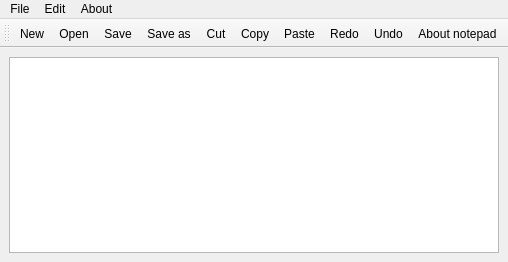
<?xml version="1.0" encoding="UTF-8"?>
<ui version="4.0">
 <class>MainWindow</class>
 <widget class="QMainWindow" name="MainWindow">
  <property name="geometry">
   <rect>
    <x>0</x>
    <y>0</y>
    <width>508</width>
    <height>262</height>
   </rect>
  </property>
  <property name="sizePolicy">
   <sizepolicy hsizetype="Preferred" vsizetype="Preferred">
    <horstretch>0</horstretch>
    <verstretch>0</verstretch>
   </sizepolicy>
  </property>
  <property name="windowTitle">
   <string>MainWindow</string>
  </property>
  <widget class="QWidget" name="centralwidget">
   <property name="sizePolicy">
    <sizepolicy hsizetype="Maximum" vsizetype="Preferred">
     <horstretch>0</horstretch>
     <verstretch>1</verstretch>
    </sizepolicy>
   </property>
   <layout class="QHBoxLayout" name="horizontalLayout">
    <item>
     <widget class="QTextEdit" name="textEdit"/>
    </item>
   </layout>
  </widget>
  <widget class="QMenuBar" name="menuBar">
   <property name="geometry">
    <rect>
     <x>0</x>
     <y>0</y>
     <width>508</width>
     <height>22</height>
    </rect>
   </property>
   <widget class="QMenu" name="menuFile">
    <property name="title">
     <string>File</string>
    </property>
    <addaction name="actionNew"/>
    <addaction name="actionOpen"/>
    <addaction name="separator"/>
    <addaction name="actionSave"/>
    <addaction name="actionSave_as"/>
    <addaction name="actionExit"/>
   </widget>
   <widget class="QMenu" name="menuEdit">
    <property name="title">
     <string>Edit</string>
    </property>
    <addaction name="actionCut"/>
    <addaction name="actionCopy"/>
    <addaction name="actionPaste"/>
    <addaction name="separator"/>
    <addaction name="actionRedo"/>
    <addaction name="actionUndo"/>
   </widget>
   <widget class="QMenu" name="menuAbout">
    <property name="title">
     <string>About</string>
    </property>
    <addaction name="actionAbout_notepad"/>
   </widget>
   <addaction name="menuFile"/>
   <addaction name="menuEdit"/>
   <addaction name="menuAbout"/>
  </widget>
  <widget class="QToolBar" name="toolBar">
   <property name="windowTitle">
    <string>toolBar</string>
   </property>
   <attribute name="toolBarArea">
    <enum>TopToolBarArea</enum>
   </attribute>
   <attribute name="toolBarBreak">
    <bool>false</bool>
   </attribute>
   <addaction name="actionNew"/>
   <addaction name="actionOpen"/>
   <addaction name="actionSave"/>
   <addaction name="actionSave_as"/>
   <addaction name="actionCut"/>
   <addaction name="actionCopy"/>
   <addaction name="actionPaste"/>
   <addaction name="actionRedo"/>
   <addaction name="actionUndo"/>
   <addaction name="actionAbout_notepad"/>
  </widget>
  <action name="actionNew">
   <property name="icon">
    <iconset resource="res.qrc">
     <normaloff>:/img/newFile.png</normaloff>:/img/newFile.png</iconset>
   </property>
   <property name="text">
    <string>New</string>
   </property>
   <property name="shortcut">
    <string>Ctrl+N</string>
   </property>
  </action>
  <action name="actionOpen">
   <property name="icon">
    <iconset resource="res.qrc">
     <normaloff>:/img/open.png</normaloff>:/img/open.png</iconset>
   </property>
   <property name="text">
    <string>Open</string>
   </property>
   <property name="shortcut">
    <string>Ctrl+O</string>
   </property>
  </action>
  <action name="actionExit">
   <property name="text">
    <string>Exit</string>
   </property>
   <property name="shortcut">
    <string>Ctrl+W</string>
   </property>
  </action>
  <action name="actionSave">
   <property name="icon">
    <iconset resource="res.qrc">
     <normaloff>:/img/icons8-save-50.png</normaloff>:/img/icons8-save-50.png</iconset>
   </property>
   <property name="text">
    <string>Save</string>
   </property>
   <property name="shortcut">
    <string>Ctrl+S</string>
   </property>
  </action>
  <action name="actionSave_as">
   <property name="icon">
    <iconset resource="res.qrc">
     <normaloff>:/img/icons8-save-as-50.png</normaloff>:/img/icons8-save-as-50.png</iconset>
   </property>
   <property name="text">
    <string>Save as</string>
   </property>
   <property name="shortcut">
    <string>Ctrl+Shift+S</string>
   </property>
  </action>
  <action name="actionCut">
   <property name="icon">
    <iconset resource="res.qrc">
     <normaloff>:/img/icons8-cut-50.png</normaloff>:/img/icons8-cut-50.png</iconset>
   </property>
   <property name="text">
    <string>Cut</string>
   </property>
   <property name="shortcut">
    <string>Ctrl+X</string>
   </property>
  </action>
  <action name="actionCopy">
   <property name="icon">
    <iconset resource="res.qrc">
     <normaloff>:/img/icons8-copy-50.png</normaloff>:/img/icons8-copy-50.png</iconset>
   </property>
   <property name="text">
    <string>Copy</string>
   </property>
   <property name="shortcut">
    <string>Ctrl+C</string>
   </property>
  </action>
  <action name="actionPaste">
   <property name="icon">
    <iconset resource="res.qrc">
     <normaloff>:/img/icons8-paste-50.png</normaloff>:/img/icons8-paste-50.png</iconset>
   </property>
   <property name="text">
    <string>Paste</string>
   </property>
   <property name="shortcut">
    <string>Ctrl+V</string>
   </property>
  </action>
  <action name="actionRedo">
   <property name="icon">
    <iconset resource="res.qrc">
     <normaloff>:/img/redo.png</normaloff>:/img/redo.png</iconset>
   </property>
   <property name="text">
    <string>Redo</string>
   </property>
   <property name="shortcut">
    <string>Ctrl+Shift+Z</string>
   </property>
  </action>
  <action name="actionUndo">
   <property name="icon">
    <iconset resource="res.qrc">
     <normaloff>:/img/icons8-undo-50.png</normaloff>:/img/icons8-undo-50.png</iconset>
   </property>
   <property name="text">
    <string>Undo</string>
   </property>
   <property name="shortcut">
    <string>Ctrl+Z</string>
   </property>
  </action>
  <action name="actionAbout_notepad">
   <property name="icon">
    <iconset resource="res.qrc">
     <normaloff>:/img/icons8-about-50.png</normaloff>:/img/icons8-about-50.png</iconset>
   </property>
   <property name="text">
    <string>About notepad</string>
   </property>
  </action>
 </widget>
 <resources>
  <include location="res.qrc"/>
 </resources>
 <connections/>
</ui>
